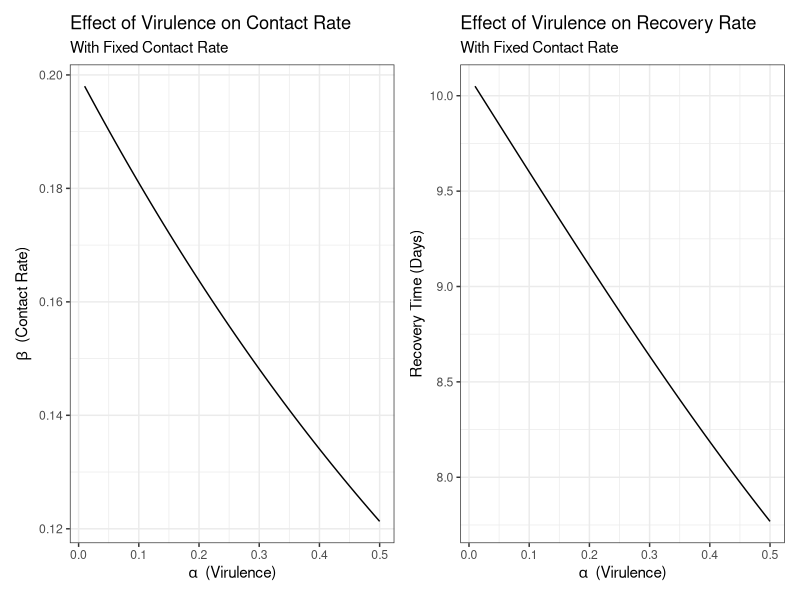
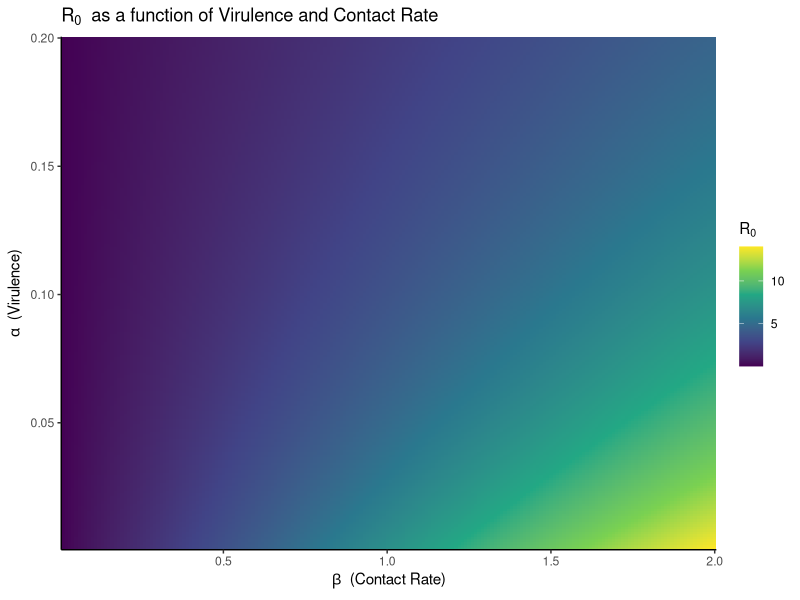

Here is the R script that generated these plots, in order:
## ---- chunk 1
library(tidyverse)
library(patchwork)

beta_star <- function(beta, alpha){
  beta * exp(-alpha)
}

gamma_star <- function(gamma, alpha){
  log_curve <- function(k, x, x0){
    1/(1+exp(-k*(x-x0)))
  }
  
  recovery_time <- 1/gamma
    
    recovery_time_star <- recovery_time * (.5+log_curve(-2,alpha,.02))
    
    1/recovery_time_star
  
}

## ---- chunk 2
p1 <- expand.grid(beta = .2,
       alpha = seq(.01,.5,.01)) %>% 
  mutate(beta_star = beta_star(beta, alpha)) %>% 
  ggplot(aes(alpha, beta_star))+
  geom_line()+
  labs(
    title = "Effect of Virulence on Contact Rate",
    subtitle = "With Fixed Contact Rate",
    y = expression(beta~" (Contact Rate)"),
    x = expression(alpha~" (Virulence)")
  )+
  theme_bw()

## ---- chunk 3
p2<-expand.grid(gamma = .1,
       alpha = seq(.01,.5,.01)) %>% 
  mutate(gamma_star = gamma_star(gamma, alpha)) %>% 
  ggplot(aes(alpha, 1/gamma_star))+
  geom_line()+
  labs(
    title = "Effect of Virulence on Recovery Rate",
    subtitle = "With Fixed Contact Rate",
    y = "Recovery Time (Days)",
    x = expression(alpha~" (Virulence)")
  )+
  theme_bw()
## ---- chunk 4
p1+p2
## ---- chunk 5
r0 <- function(beta, alpha=.01, mu = 1/(365*75), gamma = 1/7){
  # Beta is Some function of Virulence, alpha
 
  beta_star_in <- beta_star(beta,alpha)
  
  gamma_star_in <- gamma_star(gamma, alpha)
  
  beta_star_in/(alpha + mu + gamma_star_in)
  
}
## ---- chunk 6
sim_grid <- expand.grid(beta = seq(.01,2,.01),
            alpha = seq(.001,.2,.001))

pred <- with(sim_grid, r0(beta,alpha))

dat <- cbind(sim_grid, r0 = pred)

ggplot(data= dat, aes(beta, alpha, fill = r0))+
         geom_raster()+
  scale_fill_viridis_c()+
  theme_classic()+
  coord_cartesian(expand = FALSE)+
  labs(
    y = expression(alpha~" (Virulence)"),
    x = expression(beta~" (Contact Rate)"),
    fill = expression(R[0]), 
    title = expression(R[0]~" as a function of Virulence and Contact Rate")
  )
